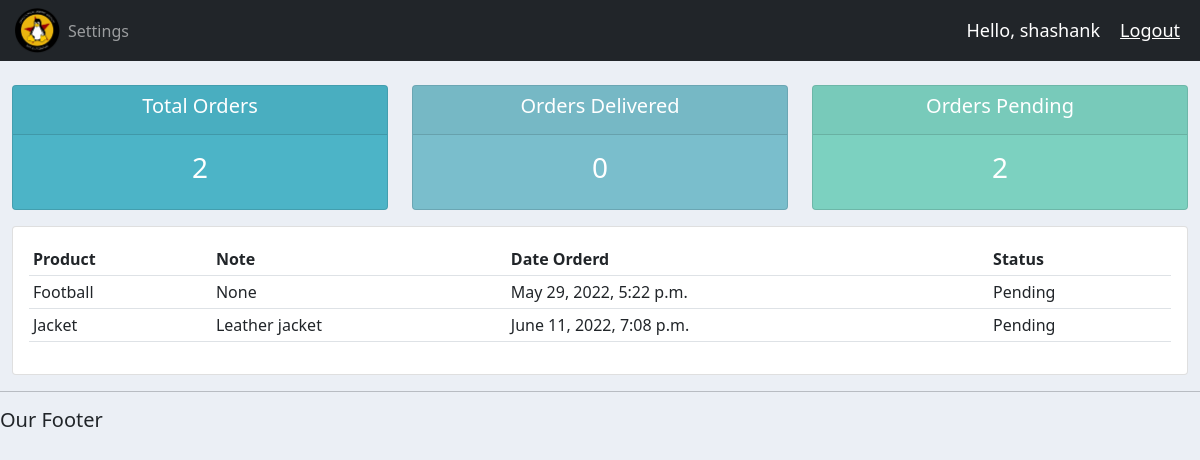
The page /user/ (signed in) on the database its author committed.
### customer/models.py (models this page shows, shortened)
class Order(models.Model):
    STATUS = (
        ('Pending', 'Pending'),
        ('Out for delivery', 'Out for delivery'),
        ('Delivered', 'Delivered'),
    )
    customer = models.ForeignKey(Customer, null=True, on_delete=models.SET_NULL)
    product = models.ForeignKey(Product, null=True, on_delete=models.SET_NULL)
    date_created = models.DateTimeField(auto_now_add=True, null=True)
    status = models.CharField(max_length=200, null=True, choices=STATUS)
    note = models.CharField(max_length=1000, null=True)

class Product(models.Model):
    CATEGORY = (
        ('Indoor', 'Indoor'),
        ('Out Door', 'Out Door'),
    )
    name = models.CharField(max_length=200, null=True)
    price = models.FloatField(null=True)
    category = models.CharField(max_length=200, null=True, choices=CATEGORY)
    description = models.CharField(max_length=200, null=True, blank=True)
    date_created = models.DateTimeField(auto_now_add=True, null=True)
    tags = models.ManyToManyField(Tag)
    def __str__(self):
        return self.name

### customer/decorators.py (the view)
        def wrapper_func(request, *args, **kwargs):
            group = None
            if request.user.groups.exists():                #Checking if the user is in any group
                group = request.user.groups.all()[0].name   #Getting the 1st group name
            if group in allowed_roles:
                return view_func(request, *args, **kwargs)
            else:
                return HttpResponse('You are not authorized to view this page')

### customer/views.py (called while the page is built)
@login_required(login_url='/login')
@allowed_users(allowed_roles=['customers'])
def userPage(request):
    orders = request.user.customer.order_set.all()
    total_orders = orders.count()
    delivered = orders.filter(status='Delivered').count()
    pending = orders.filter(status='Pending').count()
    context = {'orders':orders, 'total_orders':total_orders, 'delivered':delivered, 'pending':pending}
    return render(request, 'customer/user.html', context)

### customer/templates/customer/user.html
{% extends 'customer/main.html' %}
{% block content %}
{% include 'customer/status.html' %}
<div class="row">
	<div class="col-md">
		<div class="card card-body">
			<table class="table table-sm">
				<tr>
					<th>Product</th>
					<th>Note</th>
					<th>Date Orderd</th>
					<th>Status</th>
				</tr>
				{% for order in orders %}
				<tr>
					<td>{{order.product}}</td>
					<td>{{order.note}}</td>
					<td>{{order.date_created}}</td>
					<td>{{order.status}}</td>
				</tr>
				{% endfor %}
			</table>
		</div>
	</div>
</div>
{% endblock %}

### customer/templates/customer/navbar.html (shortened to what this page needs)
{% load static %}
<nav class="navbar navbar-expand-lg navbar-dark bg-dark">
  <img src="{% static 'customer/glug_logo_transparent.png' %}" alt="" srcset="" height="45hv" style="margin-left: 15px;">
  <div class="collapse navbar-collapse" id="navbarNav">
    <ul class="navbar-nav">
      {% if request.user.is_staff %}
        <li class="nav-item active">
          <a class="nav-link" href="{% url 'customer:home' %}">Dashboard</a>
        </li>
        <li class="nav-item">
          <a class="nav-link" href="{% url 'customer:products' %}">Products</a>
        </li>
      {% else %}
        <li class="nav-item">
          <a href="{% url 'customer:account' %}" class="nav-link">Settings</a>
        </li>
      {% endif %}
    </ul>
  </div>
  <span class="hello-msg">Hello, {{request.user}}</span>
  <span ><a  class="hello-msg" href="{% url 'customer:logout' %}">Logout</a></span>
</nav>

### customer/static/customer/main.css (style rules this page uses)
body { background-color: #ebeff5; }

### customer/templates/customer/navbar.html (style rules this page uses)
.hello-msg { font-size: 18px; color: #fff; margin-right: 20px; }

### rows shown on the page
Order: product "Football", note "None", date_created "May 29, 2022, 5:22 p.m.", status "Pending"
Order: product "Jacket", note "Leather jacket", date_created "June 11, 2022, 7:08 p.m.", status "Pending"

### other values the page prints
{{ request.user }} "shashank"
{{ total_orders }} "2"
{{ delivered }} "0"
{{ pending }} "2"
